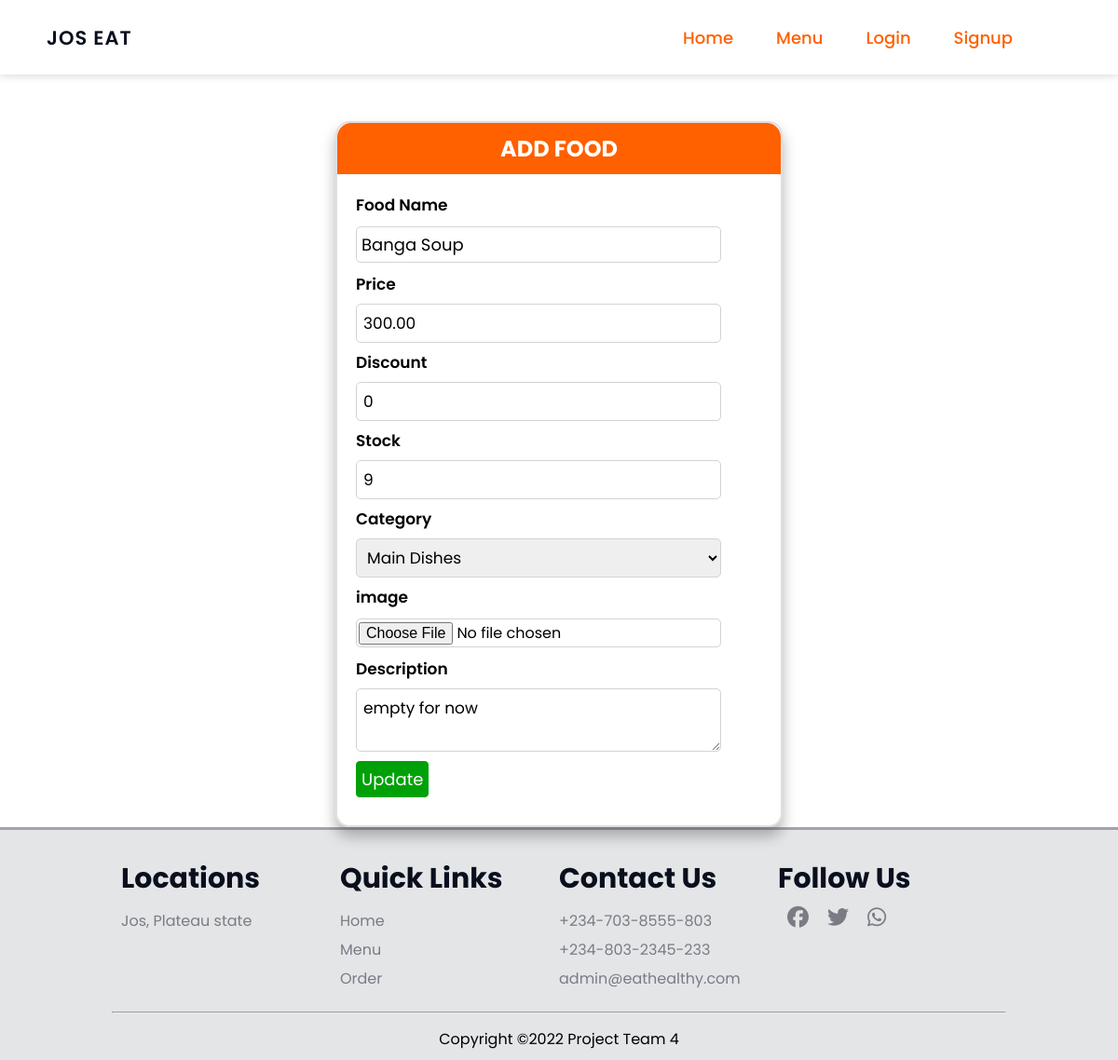
The page /updatefood/3 on the database its author committed.
### eatapp/foods/models.py (models this page shows, shortened)
class Food(db.Model):
    id = db.Column(db.Integer, primary_key=True)
    food_name = db.Column(db.String(80), nullable=False)    # name field
    price= db.Column(db.Numeric(10,2), nullable=False)      # price field
    discount = db.Column(db.Integer, default=0)             # discount
    stock = db.Column(db.Integer, nullable=False)           # stock
    description = db.Column(db.Text, nullable=False)        # description
    date = db.Column(db.DateTime, nullable=False,
        default=datetime.utcnow)                            # date
    category_id = db.Column(db.Integer, db.ForeignKey('categories.id'),
        nullable=False)
    category = db.relationship('Categories',
        backref=db.backref('food', lazy=True))
    image = db.Column(db.String(150), nullable=False, default="image.png")

### eatapp/foods/routes.py (the view, shortened to what this page needs)
@app.route("/updatefood/<int:id>", methods=["GET","POST"])
def updateFood(id):
    categories = Categories.query.all()     # get all data from Categories table
    update_food = Food.query.get_or_404(id)     # get specific item id
    form = AddFood(request.form)                # AddFood form instance
    category = request.form.get('category')     #get category from form
    form.food_name.data = update_food.food_name     # update food name
    form.price.data  = update_food.price   # update price
    form.discount.data = update_food.discount    # update discount
    form.stock.data = update_food.stock     # update stock
    form.description.data  =update_food.description     # update description
    return render_template('admin/updatefood.html', title="Update Food", form=form, categories=categories, update_food=update_food)

### eatapp/foods/forms.py
class AddFood(FlaskForm):
    food_name = StringField('Food Name', validators=[DataRequired()])   # name field
    price = DecimalField('Price', validators=[DataRequired()])          # price field
    discount = IntegerField('Discount', default=0)                      # discount field
    stock = IntegerField('Stock', validators=[DataRequired()])          # Stock field
    description = TextAreaField('Description', validators=[DataRequired()])     # description
    image = FileField('image', validators=[FileAllowed(['jpg','jpeg','png','gif'], 'images only!')])     # image field

### eatapp/templates/admin/updatefood.html (shortened to what this page needs)
{% extends 'layout.html' %}
{% block content %}
    <div class="category-container">
        <div class="category-form">
            <h2>ADD FOOD</h2>
            <form action="" method="POST" enctype="multipart/form-data"  class="addfood">
                <div class="field">
                    {{ form.food_name.label(class="label") }}
                    {% if form.food_name.errors %}
                       {{ form.food_name(class="integer-field", placeholder="Add food name", required="required") }}
                       {% for error in form.food_name.errors %}
                          <div class="invalid-feedback">
                             {{error}}
                          </div>
                       {% endfor %}
                    {% else %}
                    {{ form.food_name(class="integer-field", placeholder="Add food name", required="required") }}
                    {% endif %}
                 </div>
                 <div class="field">
                    {{ form.price.label(class="label") }}
                    {% if form.price.errors %}
                       {{ form.price(class="integer-field", placeholder="Add price", required="required") }}
                       {% for error in form.price.errors %}
                          <div class="invalid-feedback">
                             {{error}}
                          </div>
                       {% endfor %}
                    {% else %}
                    {{ form.price(class="integer-field", placeholder="Add price", required="required") }}
                    {% endif %}
                 </div>
                 <div class="field">
                    {{ form.discount.label(class="label") }}
                    {% if form.discount.errors %}
                       {{ form.discount(class="integer-field", required="required") }}
                       {% for error in form.discount.errors %}
                          <div class="invalid-feedback">
                             {{error}}
                          </div>
                       {% endfor %}
                    {% else %}
                    {{ form.discount(class="integer-field", required="required") }}
                    {% endif %}
                 </div>
                 <div class="field">
                    {{ form.stock.label(class="label") }}
                    {% if form.stock.errors %}
                       {{ form.stock(class="integer-field", placeholder="Add stock", required="required") }}
                       {% for error in form.stock.errors %}
                          <div class="invalid-feedback">
                             {{error}}
                          </div>
                       {% endfor %}
                    {% else %}
                    {{ form.stock(class="integer-field", placeholder="Add stock", required="required") }}
                    {% endif %}
                 </div>
                 <div class="field">
                  <label for="category" class="label">Category</label>
                  <select name="category" id="category" class="integer-field" value="{{update_food.category_id}}">
                     {% for category in categories %}
                        <option value="{{categories.id}}">{{category.category_name}} </option>
                     {% endfor %}
                  </select>
                 </div>
                   <div class="field">
                     {{ form.image.label(class="label") }}
                     {% if form.image.errors %}
                        {{ form.image(class="integer-field", placeholder="Add image", required="required") }}
                        {% for error in form.image.errors %}
                           <div class="invalid-feedback">
                              {{error}}
                           </div>
                        {% endfor %}
                     {% else %}
                     {{ form.image(class="integer-field", placeholder="Add image", required="required") }}
                     {% endif %}
                  </div>
                 <div class="field">
                    {{ form.description.label(class="label") }}
                    {% if form.description.errors %}
                       {{ form.description(class="integer-field", placeholder="Add description", required="required") }}
                       {% for error in form.description.errors %}
                          <div class="invalid-feedback">
                             {{error}}
                          </div>
                       {% endfor %}
                    {% else %}
                    {{ form.description(class="integer-field", placeholder="Add description", required="required") }}
                    {% endif %}
                 </div>
                 <div class="field">
                    <input type="submit" value="Update">
                 </div>
            </form>
        </div>
    </div>
{% endblock content %}

### eatapp/static/css/main.css (style rules this page uses)
* { padding: 0; margin: 0; box-sizing: border-box; font-family: 'poppins', sans-serif; list-style-type: none; text-decoration: none; }
html, body { width: 100%; background-repeat: no-repeat; scroll-behavior: smooth; }

### eatapp/static/css/forms.css (style rules this page uses)
* { margin: 0; padding: 0; box-sizing: border-box; font-family: 'Poppins', sans-serif; text-decoration: none; list-style-type: none; }
form .integer-field { padding: 7px; border-radius: 5px; border: 1px solid lightgrey; margin: 8px 0; font-size: 17px; display: block; width: 90%; }
.addfood .label { font-weight: 600; font-size: 17px; }

### eatapp/static/css/addcategory.css (style rules this page uses)
.category-container { display: grid; height: 100%; width: 100%; place-items: center; }
.category-container .category-form { margin-top: 50px; width: 40%; border: 2px solid rgba(211, 211, 211, 0.719); border-radius: 15px; box-shadow: 0 10px 15px rgba(0, 0, 0, 0.3); }
.category-container .category-form h2 { background-color: rgb(255, 96, 0); color: #fff; padding: 10px; text-align: center; border-top-left-radius: 15px; border-top-right-radius: 15px; }
.category-container .category-form form { padding: 20px; }
.category-form form input[type="text"] { padding: 5px; margin: 10px 0; border-radius: 5px; font-size: 18px; border: 1px solid lightgrey; display: block; }
.category-form form input[type="file"] { display: block; padding: 2px; margin: 10px 0; font-size: 16px; }
.category-form form input[type="submit"] { display: block; padding: 5px; margin: 10px 0; border-radius: 4px; border: 1px solid #00a108; background-color: #00a108; color: #fff; font-size: 18px; transition: all 0.3s ease; cursor: pointer; }

### rows shown on the page
Food: food_name "Banga Soup", price "300.00", discount "0", stock "9", description "empty for now"

### other values the page prints
form field category "Main Dishes"
